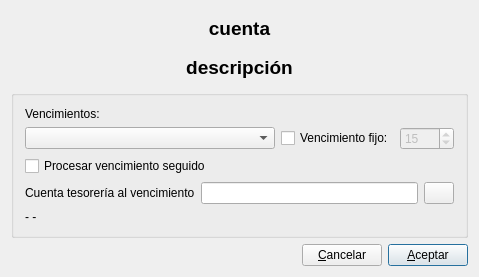
<?xml version="1.0" encoding="UTF-8"?>
<ui version="4.0">
 <author>José Manuel Díez Botella</author>
 <class>ed_venci_cta</class>
 <widget class="QDialog" name="ed_venci_cta">
  <property name="geometry">
   <rect>
    <x>0</x>
    <y>0</y>
    <width>479</width>
    <height>277</height>
   </rect>
  </property>
  <property name="windowTitle">
   <string>Bloquear meses en cuenta auxiliar</string>
  </property>
  <layout class="QVBoxLayout" name="verticalLayout_2">
   <item>
    <widget class="QLabel" name="cuentalabel">
     <property name="maximumSize">
      <size>
       <width>500</width>
       <height>16777215</height>
      </size>
     </property>
     <property name="font">
      <font>
       <pointsize>14</pointsize>
       <weight>75</weight>
       <bold>true</bold>
      </font>
     </property>
     <property name="text">
      <string>cuenta</string>
     </property>
     <property name="alignment">
      <set>Qt::AlignCenter</set>
     </property>
    </widget>
   </item>
   <item>
    <widget class="QLabel" name="descriplabel">
     <property name="maximumSize">
      <size>
       <width>500</width>
       <height>16777215</height>
      </size>
     </property>
     <property name="font">
      <font>
       <pointsize>14</pointsize>
       <weight>75</weight>
       <bold>true</bold>
      </font>
     </property>
     <property name="text">
      <string>descripción</string>
     </property>
     <property name="alignment">
      <set>Qt::AlignCenter</set>
     </property>
    </widget>
   </item>
   <item>
    <widget class="QGroupBox" name="groupBox">
     <property name="title">
      <string/>
     </property>
     <layout class="QVBoxLayout" name="verticalLayout">
      <item>
       <widget class="QLabel" name="label_8">
        <property name="text">
         <string>Vencimientos:</string>
        </property>
       </widget>
      </item>
      <item>
       <layout class="QHBoxLayout" name="horizontalLayout_2">
        <item>
         <widget class="QComboBox" name="vencicomboBox">
          <property name="sizePolicy">
           <sizepolicy hsizetype="Preferred" vsizetype="Fixed">
            <horstretch>0</horstretch>
            <verstretch>0</verstretch>
           </sizepolicy>
          </property>
          <property name="minimumSize">
           <size>
            <width>250</width>
            <height>0</height>
           </size>
          </property>
         </widget>
        </item>
        <item>
         <widget class="QCheckBox" name="diafijocheckBox">
          <property name="text">
           <string>Vencimiento fijo:</string>
          </property>
         </widget>
        </item>
        <item>
         <widget class="QSpinBox" name="vfijospinBox">
          <property name="enabled">
           <bool>false</bool>
          </property>
          <property name="minimum">
           <number>1</number>
          </property>
          <property name="maximum">
           <number>31</number>
          </property>
          <property name="value">
           <number>15</number>
          </property>
         </widget>
        </item>
       </layout>
      </item>
      <item>
       <widget class="QCheckBox" name="procvtocheckBox">
        <property name="text">
         <string>Procesar vencimiento seguido</string>
        </property>
       </widget>
      </item>
      <item>
       <layout class="QHBoxLayout" name="horizontalLayout_3">
        <item>
         <widget class="QLabel" name="label_10">
          <property name="text">
           <string>Cuenta tesorería al vencimiento</string>
          </property>
         </widget>
        </item>
        <item>
         <widget class="QLineEdit" name="cuenta_tesorlineEdit">
          <property name="minimumSize">
           <size>
            <width>140</width>
            <height>0</height>
           </size>
          </property>
         </widget>
        </item>
        <item>
         <widget class="QPushButton" name="cta_tesorpushButton">
          <property name="sizePolicy">
           <sizepolicy hsizetype="Fixed" vsizetype="Fixed">
            <horstretch>25</horstretch>
            <verstretch>25</verstretch>
           </sizepolicy>
          </property>
          <property name="maximumSize">
           <size>
            <width>30</width>
            <height>16777215</height>
           </size>
          </property>
          <property name="text">
           <string/>
          </property>
          <property name="icon">
           <iconset resource="keme.qrc">
            <normaloff>:/iconos/graf/viewer.xpm</normaloff>:/iconos/graf/viewer.xpm</iconset>
          </property>
         </widget>
        </item>
       </layout>
      </item>
      <item>
       <widget class="QLabel" name="descrip_cta_tesorlabel">
        <property name="text">
         <string>- -</string>
        </property>
       </widget>
      </item>
     </layout>
    </widget>
   </item>
   <item>
    <layout class="QHBoxLayout" name="horizontalLayout">
     <item>
      <spacer name="horizontalSpacer">
       <property name="orientation">
        <enum>Qt::Horizontal</enum>
       </property>
       <property name="sizeHint" stdset="0">
        <size>
         <width>40</width>
         <height>20</height>
        </size>
       </property>
      </spacer>
     </item>
     <item>
      <widget class="QPushButton" name="pushButton">
       <property name="text">
        <string>&amp;Cancelar</string>
       </property>
       <property name="icon">
        <iconset resource="keme.qrc">
         <normaloff>:/iconos/graf/borrar.png</normaloff>:/iconos/graf/borrar.png</iconset>
       </property>
      </widget>
     </item>
     <item>
      <widget class="QPushButton" name="aceptarpushButton">
       <property name="text">
        <string>&amp;Aceptar</string>
       </property>
       <property name="icon">
        <iconset resource="keme.qrc">
         <normaloff>:/iconos/graf/check2.png</normaloff>:/iconos/graf/check2.png</iconset>
       </property>
       <property name="shortcut">
        <string>Alt+A</string>
       </property>
       <property name="default">
        <bool>true</bool>
       </property>
      </widget>
     </item>
    </layout>
   </item>
  </layout>
 </widget>
 <layoutdefault spacing="6" margin="11"/>
 <tabstops>
  <tabstop>vencicomboBox</tabstop>
  <tabstop>diafijocheckBox</tabstop>
  <tabstop>vfijospinBox</tabstop>
  <tabstop>procvtocheckBox</tabstop>
  <tabstop>cuenta_tesorlineEdit</tabstop>
  <tabstop>cta_tesorpushButton</tabstop>
  <tabstop>pushButton</tabstop>
  <tabstop>aceptarpushButton</tabstop>
 </tabstops>
 <resources>
  <include location="keme.qrc"/>
 </resources>
 <connections>
  <connection>
   <sender>pushButton</sender>
   <signal>clicked()</signal>
   <receiver>ed_venci_cta</receiver>
   <slot>reject()</slot>
   <hints>
    <hint type="sourcelabel">
     <x>382</x>
     <y>372</y>
    </hint>
    <hint type="destinationlabel">
     <x>373</x>
     <y>315</y>
    </hint>
   </hints>
  </connection>
 </connections>
</ui>
